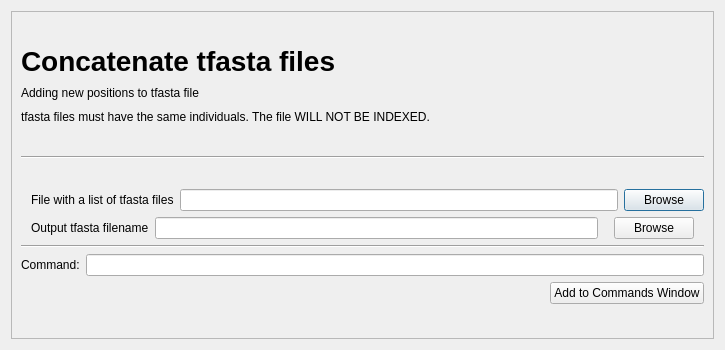
<?xml version="1.0" encoding="UTF-8"?>
<ui version="4.0">
 <class>Dialog</class>
 <widget class="QDialog" name="Dialog">
  <property name="geometry">
   <rect>
    <x>0</x>
    <y>0</y>
    <width>725</width>
    <height>350</height>
   </rect>
  </property>
  <property name="minimumSize">
   <size>
    <width>725</width>
    <height>350</height>
   </size>
  </property>
  <property name="maximumSize">
   <size>
    <width>16777215</width>
    <height>350</height>
   </size>
  </property>
  <property name="windowTitle">
   <string>Dialog</string>
  </property>
  <layout class="QGridLayout" name="gridLayout">
   <item row="0" column="0">
    <widget class="QScrollArea" name="scrollArea">
     <property name="widgetResizable">
      <bool>true</bool>
     </property>
     <widget class="QWidget" name="scrollAreaWidgetContents">
      <property name="geometry">
       <rect>
        <x>0</x>
        <y>0</y>
        <width>699</width>
        <height>324</height>
       </rect>
      </property>
      <layout class="QGridLayout" name="gridLayout_3">
       <item row="0" column="0">
        <layout class="QHBoxLayout" name="horizontalLayout">
         <property name="sizeConstraint">
          <enum>QLayout::SetFixedSize</enum>
         </property>
         <property name="topMargin">
          <number>0</number>
         </property>
         <property name="rightMargin">
          <number>10</number>
         </property>
         <item>
          <layout class="QHBoxLayout" name="horizontalLayout_2">
           <property name="rightMargin">
            <number>10</number>
           </property>
           <item>
            <layout class="QVBoxLayout" name="verticalLayout_4">
             <property name="sizeConstraint">
              <enum>QLayout::SetFixedSize</enum>
             </property>
             <property name="bottomMargin">
              <number>0</number>
             </property>
             <item>
              <layout class="QVBoxLayout" name="verticalLayout_6">
               <item>
                <widget class="QLabel" name="label">
                 <property name="font">
                  <font>
                   <pointsize>21</pointsize>
                   <weight>75</weight>
                   <bold>true</bold>
                  </font>
                 </property>
                 <property name="text">
                  <string>Concatenate tfasta files</string>
                 </property>
                </widget>
               </item>
              </layout>
             </item>
             <item>
              <layout class="QVBoxLayout" name="verticalLayout_7">
               <item>
                <widget class="QLabel" name="label_2">
                 <property name="font">
                  <font>
                   <kerning>true</kerning>
                  </font>
                 </property>
                 <property name="text">
                  <string>Adding new positions to tfasta file</string>
                 </property>
                </widget>
               </item>
              </layout>
             </item>
             <item>
              <layout class="QVBoxLayout" name="verticalLayout_10">
               <item>
                <widget class="QLabel" name="label_4">
                 <property name="text">
                  <string>tfasta files must have the same individuals. The file WILL NOT BE INDEXED.</string>
                 </property>
                </widget>
               </item>
              </layout>
             </item>
            </layout>
           </item>
          </layout>
         </item>
         <item>
          <widget class="QLabel" name="logo_3">
           <property name="sizePolicy">
            <sizepolicy hsizetype="Preferred" vsizetype="Fixed">
             <horstretch>0</horstretch>
             <verstretch>0</verstretch>
            </sizepolicy>
           </property>
           <property name="maximumSize">
            <size>
             <width>81</width>
             <height>81</height>
            </size>
           </property>
           <property name="text">
            <string/>
           </property>
           <property name="pixmap">
            <pixmap resource="icon_SPiGA.qrc">:/logo/SPiGA_icon.png</pixmap>
           </property>
           <property name="scaledContents">
            <bool>true</bool>
           </property>
          </widget>
         </item>
        </layout>
       </item>
       <item row="1" column="0">
        <widget class="Line" name="line">
         <property name="orientation">
          <enum>Qt::Horizontal</enum>
         </property>
        </widget>
       </item>
       <item row="2" column="0">
        <layout class="QGridLayout" name="gridLayout_2">
         <item row="0" column="0">
          <layout class="QHBoxLayout" name="horizontalLayout_9">
           <item>
            <layout class="QHBoxLayout" name="horizontalLayout_6">
             <property name="leftMargin">
              <number>10</number>
             </property>
             <item>
              <widget class="QLabel" name="labelInputJoin_2">
               <property name="text">
                <string>File with a list of tfasta files</string>
               </property>
              </widget>
             </item>
            </layout>
           </item>
           <item>
            <layout class="QHBoxLayout" name="horizontalLayout_3">
             <item>
              <widget class="QLineEdit" name="lineInputJoin"/>
             </item>
            </layout>
           </item>
           <item>
            <layout class="QHBoxLayout" name="horizontalLayout_4">
             <property name="leftMargin">
              <number>0</number>
             </property>
             <item>
              <widget class="QPushButton" name="openInputJoin">
               <property name="text">
                <string>Browse</string>
               </property>
              </widget>
             </item>
            </layout>
           </item>
          </layout>
         </item>
         <item row="1" column="0">
          <layout class="QHBoxLayout" name="horizontalLayout_10">
           <property name="rightMargin">
            <number>0</number>
           </property>
           <item>
            <layout class="QHBoxLayout" name="horizontalLayout_7">
             <property name="leftMargin">
              <number>10</number>
             </property>
             <item>
              <widget class="QLabel" name="label_117">
               <property name="text">
                <string>Output tfasta filename</string>
               </property>
              </widget>
             </item>
            </layout>
           </item>
           <item>
            <layout class="QHBoxLayout" name="horizontalLayout_8">
             <property name="rightMargin">
              <number>10</number>
             </property>
             <item>
              <widget class="QLineEdit" name="lineOutputJoin"/>
             </item>
            </layout>
           </item>
           <item>
            <layout class="QHBoxLayout" name="horizontalLayout_13">
             <property name="rightMargin">
              <number>10</number>
             </property>
             <item>
              <widget class="QPushButton" name="pushButton">
               <property name="text">
                <string>Browse</string>
               </property>
              </widget>
             </item>
            </layout>
           </item>
          </layout>
         </item>
         <item row="2" column="0">
          <widget class="Line" name="line_2">
           <property name="orientation">
            <enum>Qt::Horizontal</enum>
           </property>
          </widget>
         </item>
         <item row="3" column="0">
          <layout class="QHBoxLayout" name="horizontalLayout_14">
           <property name="bottomMargin">
            <number>0</number>
           </property>
           <item>
            <layout class="QHBoxLayout" name="horizontalLayout_15">
             <property name="bottomMargin">
              <number>0</number>
             </property>
             <item>
              <widget class="QLabel" name="label_3">
               <property name="sizePolicy">
                <sizepolicy hsizetype="Fixed" vsizetype="Preferred">
                 <horstretch>0</horstretch>
                 <verstretch>0</verstretch>
                </sizepolicy>
               </property>
               <property name="text">
                <string>Command:</string>
               </property>
              </widget>
             </item>
            </layout>
           </item>
           <item>
            <layout class="QHBoxLayout" name="horizontalLayout_16">
             <property name="rightMargin">
              <number>0</number>
             </property>
             <property name="bottomMargin">
              <number>0</number>
             </property>
             <item>
              <widget class="QLineEdit" name="lineEdit"/>
             </item>
            </layout>
           </item>
          </layout>
         </item>
         <item row="4" column="0">
          <layout class="QHBoxLayout" name="horizontalLayout_11">
           <item>
            <spacer name="horizontalSpacer">
             <property name="orientation">
              <enum>Qt::Horizontal</enum>
             </property>
             <property name="sizeHint" stdset="0">
              <size>
               <width>40</width>
               <height>20</height>
              </size>
             </property>
            </spacer>
           </item>
           <item>
            <widget class="QPushButton" name="Add_Command_button">
             <property name="text">
              <string>Add to Commands Window</string>
             </property>
            </widget>
           </item>
          </layout>
         </item>
        </layout>
       </item>
      </layout>
     </widget>
    </widget>
   </item>
  </layout>
 </widget>
 <resources>
  <include location="icon_SPiGA.qrc"/>
 </resources>
 <connections/>
</ui>
